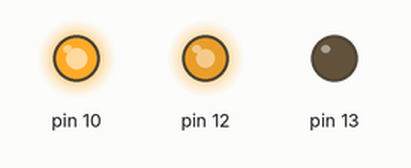
Simulated run of this sketch. Board: Arduino Uno, built with avr-gcc and run on an emulated ATmega328P. On the bench: output pins drawn as LEDs (lit = HIGH).

Above: at 0.1 s.
Timing chart, 0 to 1.6 s (numbered marks = the images above):
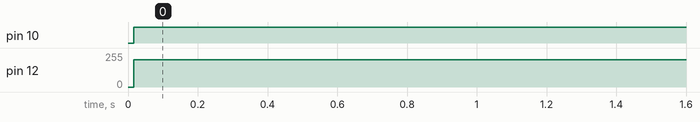

Measured:
- by itself, pin 10: LOW → HIGH at 0.02 s
- by itself, pin 12: 0/255 → 205/255 at 0.02 s

The sketch:

screw.ino
```cpp
#include <SoftPWM.h>


void setup() {
    Serial.begin(115200);
  SoftPWMBegin();

  // put your setup code here, to run once:
SoftPWMSet(10, 0);
  SoftPWMSetFadeTime(10, 10, 10); //enable screw
  SoftPWMSet(12, 0);
  SoftPWMSetFadeTime(12, 10, 10);   //motor screw
  SoftPWMSet(13, 0);
  SoftPWMSetFadeTime(13, 10, 10);
}

void loop() {
  // put your main code here, to run repeatedly:
  SoftPWMSet(10, 255);//digitalWrite(6, LOW);
  SoftPWMSet(12, 205);//digitalWrite(7, HIGH);
  SoftPWMSet(13, 0);//digitalWrite(8, LOW);
}
```
